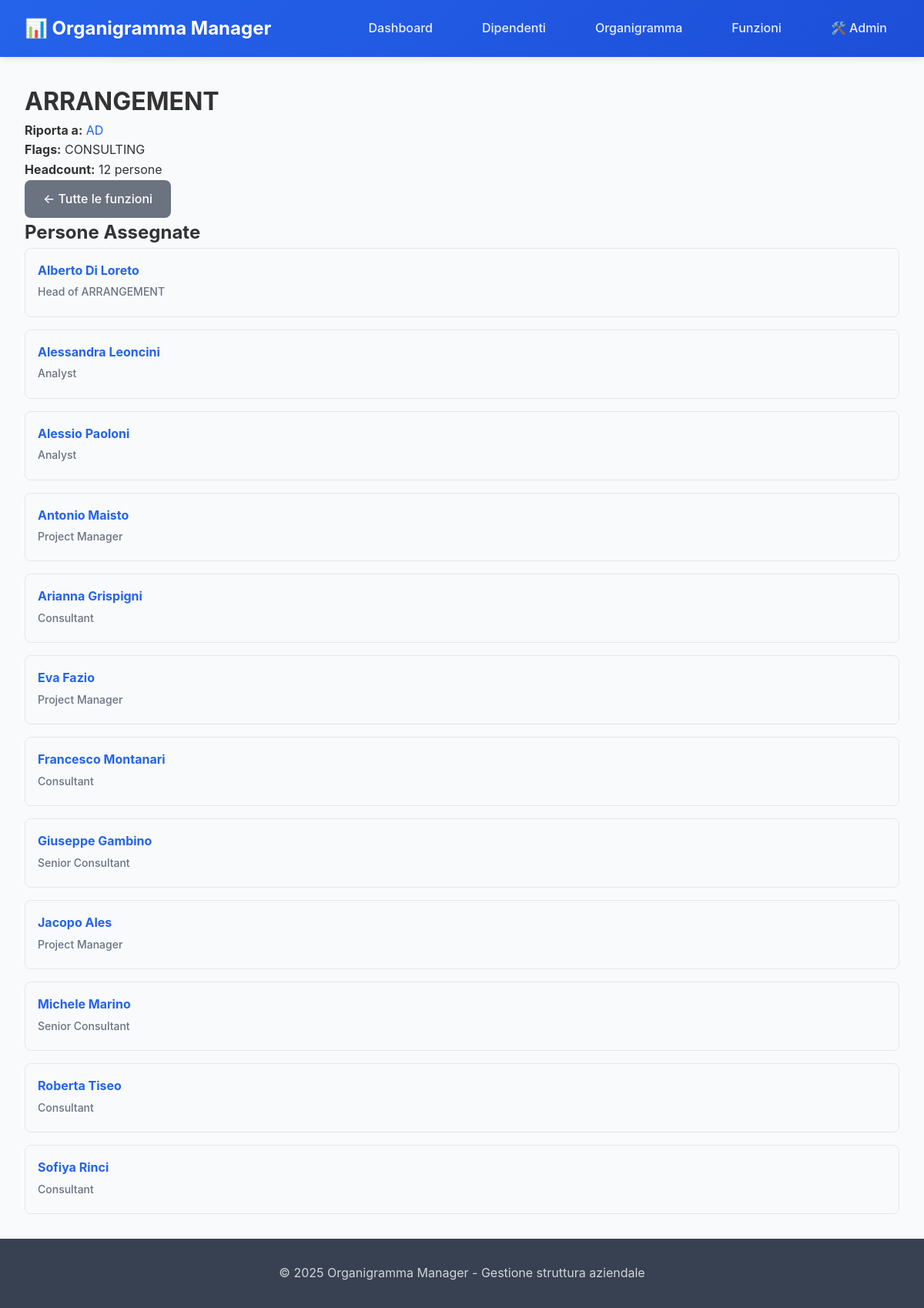
Page /function/ARRANGEMENT on the committed database.
### tables this page shows
CREATE TABLE functions (
    id INTEGER PRIMARY KEY AUTOINCREMENT,
    name TEXT NOT NULL UNIQUE,
    reports_to TEXT REFERENCES functions(name),
    flags TEXT(25),
    created_at DATETIME DEFAULT CURRENT_TIMESTAMP,
    updated_at DATETIME DEFAULT CURRENT_TIMESTAMP
);

CREATE TABLE roles (
    id INTEGER PRIMARY KEY AUTOINCREMENT,
    person_name TEXT NOT NULL REFERENCES persons(name) ON DELETE CASCADE,
    function_name TEXT NOT NULL REFERENCES functions(name) ON DELETE CASCADE,
    organizational_unit TEXT,
    job_title_name TEXT REFERENCES job_titles(name),
    percentage REAL DEFAULT 1.0 CHECK (percentage > 0 AND percentage <= 1),
    ad_interim BOOLEAN DEFAULT FALSE,
    reports_to TEXT REFERENCES persons(name),
    start_date DATE DEFAULT CURRENT_DATE,
    end_date DATE,
    flags TEXT(25),
    created_at DATETIME DEFAULT CURRENT_TIMESTAMP,
    updated_at DATETIME DEFAULT CURRENT_TIMESTAMP,
    CONSTRAINT valid_dates CHECK (end_date IS NULL OR end_date >= start_date)
);

### src/ui/app.py (the view)
@app.get("/function/{function_name}", response_class=HTMLResponse)
async def function_detail(request: Request, function_name: str):
    try:
        details = service.get_function_details(function_name)
        if not details:
            raise HTTPException(404, "Funzione non trovata")
        return templates.TemplateResponse("function_detail.html", {
            "request": request,
            "title": f"Funzione - {function_name}",
            **details
        })
    except HTTPException:
        raise
    except Exception as e:
        logger.error(f"Errore dettaglio funzione {function_name}: {e}")
        raise HTTPException(500, "Errore interno del server")

### src/web/templates/function_detail.html (shortened to what this page needs)
{% extends "base.html" %}
{% block content %}
<div class="function-header">
    <div class="function-info">
        <h1>{{ function.name }}</h1>
        <div class="function-details">
            {% if function.reports_to %}
            <p><strong>Riporta a:</strong>
                <a href="/function/{{ function.reports_to }}">{{ function.reports_to }}</a>
            </p>
            {% else %}
            <p><strong>Livello:</strong> Top Level</p>
            {% endif %}
            {% if function.flags %}
            <p><strong>Flags:</strong> {{ function.flags }}</p>
            {% endif %}
            <p><strong>Headcount:</strong> {{ headcount }} persone</p>
        </div>
    </div>
    <div class="function-actions">
        <a href="/functions" class="btn btn-secondary">← Tutte le funzioni</a>
    </div>
</div>
<div class="function-sections">
    <div class="function-section">
        <h2>Persone Assegnate</h2>
        {% if roles %}
        <div class="roles-list">
            {% for role in roles %}
            <div class="role-item">
                <div class="role-person">
                    <h4><a href="/employee/{{ role.person_name }}">{{ role.person_name }}</a></h4>
                    <p class="job-title">{{ role.job_title_name or 'Ruolo non specificato' }}</p>
                </div>
            </div>
            {% endfor %}
        </div>
        {% else %}
        <p class="no-data">Nessuna persona assegnata a questa funzione</p>
        {% endif %}
    </div>
</div>
{% endblock %}

### src/web/static/style.css (style rules this page uses)
* { margin: 0; padding: 0; box-sizing: border-box; }
body { font-family: -apple-system, BlinkMacSystemFont, 'Segoe UI', Roboto, Oxygen, Ubuntu, Cantarell, sans-serif; line-height: 1.6; color: #333; background-color: #f8fafc; }
a { color: #2563eb; text-decoration: none; }
.btn { display: inline-flex; align-items: center; gap: 0.5rem; padding: 0.75rem 1.5rem; font-weight: 500; border: none; border-radius: 8px; cursor: pointer; text-decoration: none; transition: all 0.2s; }
.btn-secondary { background: #6b7280; color: white; }
.reports-list, .roles-list { display: grid; gap: 1rem; }
.report-item, .role-item { display: flex; justify-content: space-between; align-items: start; padding: 1rem; border: 1px solid #e5e7eb; border-radius: 8px; background: #f8fafc; }
.report-info h4, .role-person h4 { color: #1f2937; margin-bottom: 0.25rem; }
.report-info p, .role-person p { color: #6b7280; margin-bottom: 0.25rem; }
.job-title { font-weight: 500; }
.job-title { color: #6b7280; font-size: 0.875rem; margin-bottom: 0.25rem; }

### rows in the picture
functions: name "ARRANGEMENT", reports_to "AD", flags "CONSULTING"
roles: person_name "Alberto Di Loreto", job_title_name "Head of ARRANGEMENT"
roles: person_name "Alessandra Leoncini", job_title_name "Analyst"
roles: person_name "Alessio Paoloni", job_title_name "Analyst"
roles: person_name "Antonio Maisto", job_title_name "Project Manager"
roles: person_name "Arianna Grispigni", job_title_name "Consultant"
roles: person_name "Eva Fazio", job_title_name "Project Manager"
roles: person_name "Francesco Montanari", job_title_name "Consultant"
roles: person_name "Giuseppe Gambino", job_title_name "Senior Consultant"
roles: person_name "Jacopo Ales", job_title_name "Project Manager"
roles: person_name "Michele Marino", job_title_name "Senior Consultant"
roles: person_name "Roberta Tiseo", job_title_name "Consultant"
roles: person_name "Sofiya Rinci", job_title_name "Consultant"

### other values in the picture
{{ headcount }} "12"
